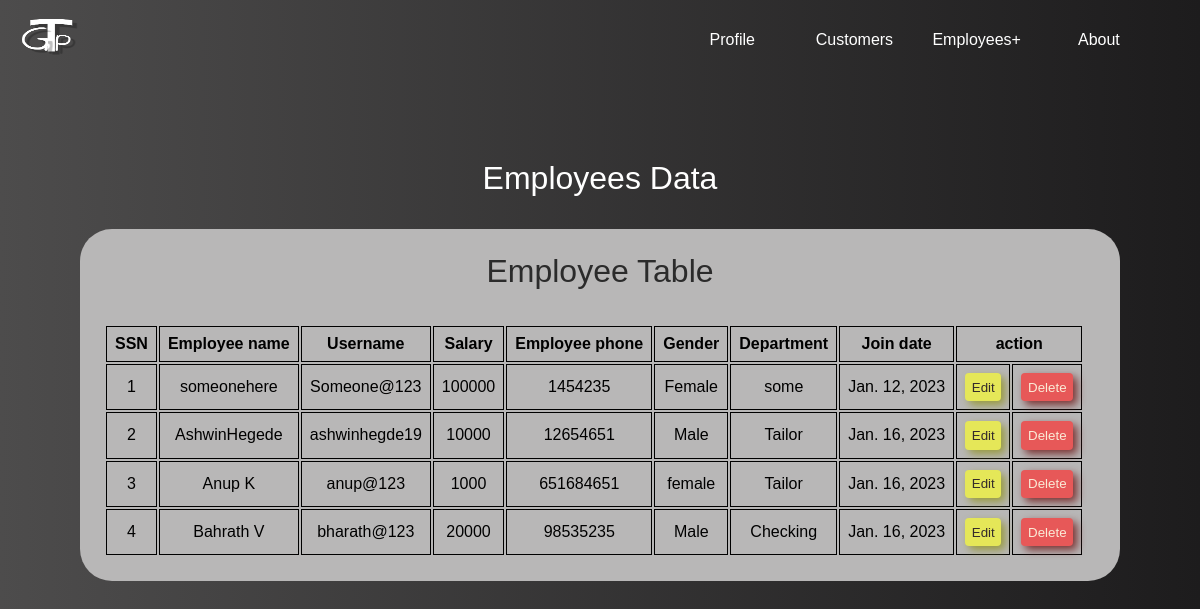
The app's page /empinf/ with its own data.
### first_vs/models.py (models this page shows, shortened)
class Employees(models.Model):
    Ssn=models.IntegerField(default=0,primary_key=True)
    E_name=models.CharField(max_length=50)
    username=models.CharField(max_length=50,default="default")
    Salary=models.IntegerField()
    E_address=models.TextField(max_length=500)
    E_phone=models.CharField(max_length=13)
    Gender=models.CharField(max_length=20)
    Department=models.CharField(max_length=50)
    password=models.CharField(max_length=60,default="0")
    Join_date=models.DateField()

### first_vs/views.py (the view)
# urls.py: path('empinf/',views.emp_tab,name="emp_tab"),
def emp_tab(request):
    get=Employees.objects.all()
    return render(request,"first_vs/emp_tables.html",{'get':get})

### first_vs/templates/first_vs/emp_tables.html (shortened to what this page needs)
<!DOCTYPE html>
<html lang="en">
<head>
    {% load static %}
    <link rel="stylesheet" href="{% static 'first_vs/emptab.css'%}">
</head>
<body>
    <header>
        {% load static %}
        {% load %}
        <div class="head">
            <div class="left">
                <div class="logo"><a href="#"><img src="{% static 'first_vs/logos/tgp_white.png' %}" alt="logo"></a>
                </div>
            </div>
            <div class="right">
                <ul>
                    <li>
                        <a href="{% url 'hello' %}" rel="noopener noreferrer"><span class="text1">Profile</span></a>
                    </li>
                    <li>
                        <a href="{% url 'customers' %}">
                            <span class="text">Customers</span></a>
                    </li>
                    <li>
                        <a href="{% url 'emp_register' %}">
                            <span class="text">Employees+</span></a>
                    </li>
                    <li>
                        <a href="">
                            <span class="text1">About</span></a>
                    </li>
                </ul>
            </div>
        </div>
    </header>
    <main>
        <p>Employees Data</p>
        <div class="container">
            <p class="inf">Employee Table</p>
            <table>
                {% load %}
                <th>
                    <tr class="hed">
                        <td>SSN</td>
                        <td>Employee name</td>
                        <td>Username</td>
                        <td>Salary</td>
                        <td>Employee phone</td>
                        <td>Gender</td>
                        <td>Department</td>
                        <td>Join date</td>
                        <td colspan="2">action</td>
                    </tr>
                </th>
                {% for i in get %}
                <tr>
                    <td>{{i.Ssn}}</td>
                    <td>{{ i.E_name }}</td>
                    <td>{{ i.username }}</td>
                    <td>{{ i.Salary }}</td>
                    <td>{{ i.E_phone }}</td>
                    <td>{{ i.Gender }}</td>
                    <td>{{ i.Department }}</td>
                    <td>{{ i.Join_date }}</td>
                    <td class="but"><a href="{% url 'eupdate' i.Ssn %}"><button>Edit</button></a></td>
                    <td>
                        <form action="{% url 'edelete' i.Ssn %}" method="post">
                            <input type="submit" name="delete" id="delete" value="Delete">
                        </form>
                    </td>
                </tr>
                {% endfor %}
            </table>
        </div>
    </main>
</body>
</html>

### first_vs/static/first_vs/emptab.css (style rules this page uses)
* { padding: 0; margin: 0; font-family: 'poppins',sans-serif; }
header { width: auto; min-height: 5em; background: linear-gradient(to right, rgb(77, 76, 76),rgb(29, 28, 29)); padding-left: 1em; padding-right: 1em; z-index: 2; }
.head { display: flex; justify-content:space-between; align-items: center; }
.logo img { width: 3.5em; height: 3.5em; transition: .3s; }
.left { padding: .4em; }
.right ul { list-style: none; display: flex; justify-content: space-between; align-items: center; padding-right: 1.5em; padding-top: .5em; }
a { text-decoration: none; color: rgb(255, 255, 255); }
.right ul li { position: relative; width: 6em; height: 2em; display: flex; justify-content: center; align-items: center; padding: .31em; margin: .51em; border-radius: .2em; transition: .5s; }
.text,.text1 { transition: .3s; }
main { background: linear-gradient(to right, rgb(77, 76, 76),rgb(29, 28, 29)); padding: 5em; min-height:80vh; }
main p { text-align: center; font-size: 2em; color: white; margin-bottom: 1em; }
.container { background-color: rgb(184, 183, 183); z-index: 1; padding: 1.5em; border-radius:2em; }
.container p { color:rgb(43, 43, 43) }
td { padding: .5em; margin: 0em; text-align: center; border: 1px solid black; }
.hed { font-weight: bold; }
th { background: rgba(0, 0, 0, 0); }

### first_vs/templates/first_vs/emp_tables.html (style rules this page uses)
.but button { padding: .5em; border: none; border-radius: .3em; color: rgb(52, 43, 43); background: rgb(229, 231, 88); box-shadow: 4px 4px 8px rgb(152, 154, 60); cursor: pointer; }
td input { padding: .5em; border: none; border-radius: .3em; color: antiquewhite; background: rgb(231, 88, 88); box-shadow: 4px 4px 8px rgb(122, 48, 48); cursor: pointer; }

### records on screen
Employees: Ssn "1", E_name "someonehere", username "Someone@123", Salary "100000", E_phone "1454235", Gender "Female", Department "some", Join_date "Jan. 12, 2023"
Employees: Ssn "2", E_name "AshwinHegede", username "ashwinhegde19", Salary "10000", E_phone "12654651", Gender "Male", Department "Tailor", Join_date "Jan. 16, 2023"
Employees: Ssn "3", E_name "Anup K", username "anup@123", Salary "1000", E_phone "651684651", Gender "female", Department "Tailor", Join_date "Jan. 16, 2023"
Employees: Ssn "4", E_name "Bahrath V", username "bharath@123", Salary "20000", E_phone "98535235", Gender "Male", Department "Checking", Join_date "Jan. 16, 2023"
